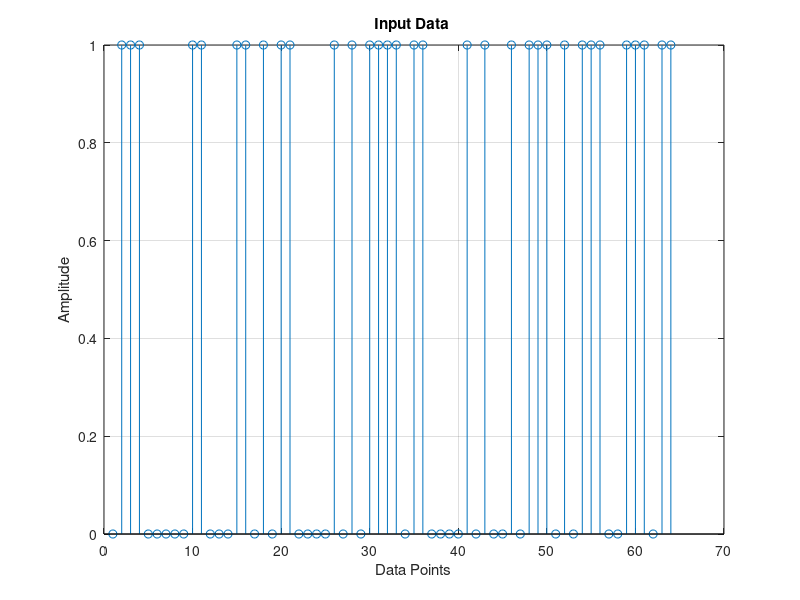
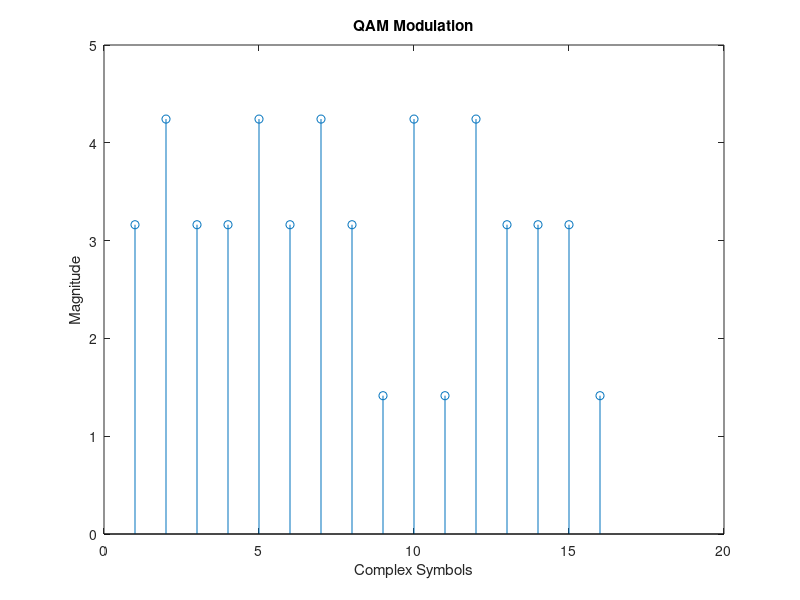
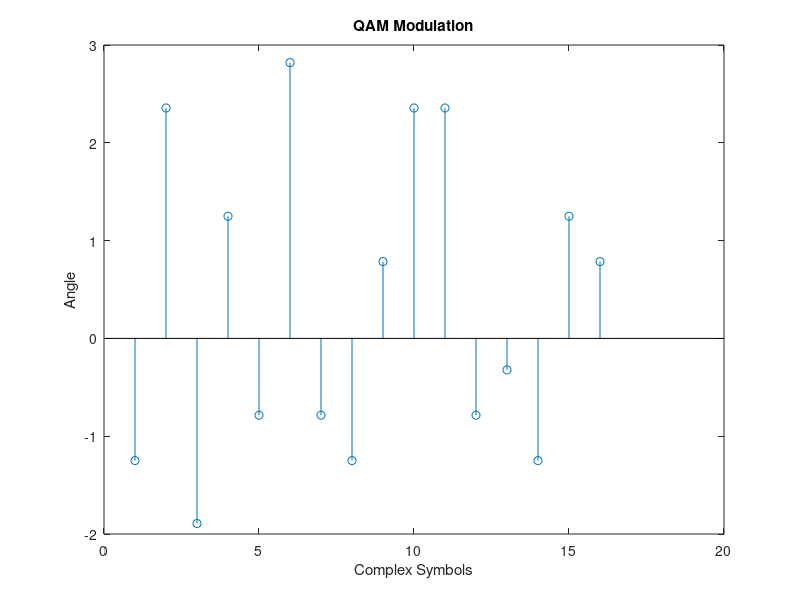
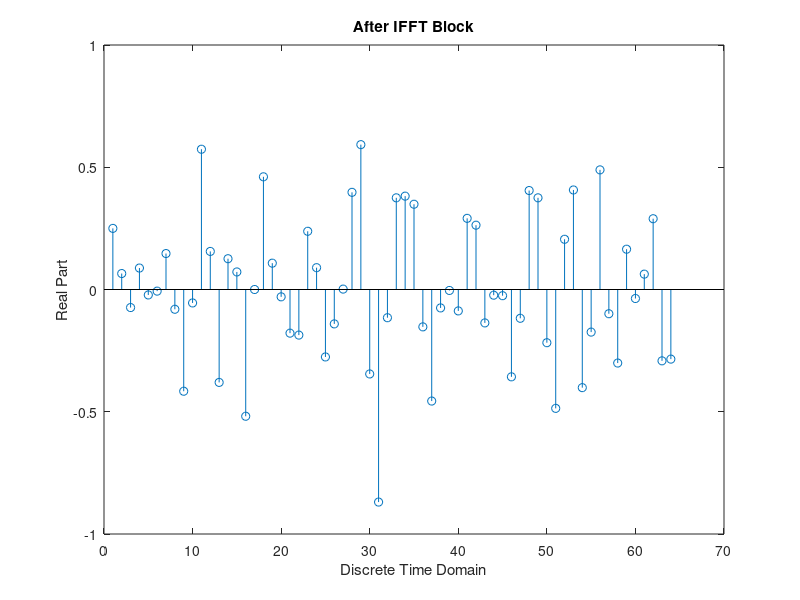

These charts were generated, in order, by the following MATLAB code:
%OFDM Simulation for Transmitter and reciever 
%*Author: Akshatha K V 1RV16EC018*
%% Transmitter

%Input bits generated randomly
n = 64;
disp('Length of Input Bit Stream ');
disp(n);
ip_bit_stream = randi([0 1], 1,n); %Generate n psuedorandom bits

figure(1);
stem(ip_bit_stream);
grid on; 
xlabel('Data Points');
ylabel('Amplitude');
title('Input Data ');


%regrouping into 4 bits in each symbol (16 QAM)
ip_stream = [];
i = 1;
while i < n
    temp = ip_bit_stream(i:i+3);
    x = bi2de(temp);
    ip_stream = [ip_stream x];
    i=i+4;
end

figure(10); % Create new figure window.
stem(ip_stream);
title('Random Symbols');
xlabel('Symbol Index');
ylabel('Integer Value');

disp('Modulating...');
tx = qammod(ip_stream,16);
disp('No. of QAM symbols generated: ');
disp(length(tx));


mag = abs(tx);
ang = angle(tx);

figure(2);
stem(mag);
xlabel('Complex Symbols');
ylabel('Magnitude');
title('QAM Modulation');

figure(3);
stem(ang);
xlabel('Complex Symbols');
ylabel('Angle');
title('QAM Modulation');

%I/P IFFT size and number of carriers
%IFFT_Size: n
%Number of Subcarriers: number of QAM Symbols
%Cyclic Prefix: n/4
ifft_size = 64;
carrier_count = 16;
guard_time = 64;

disp('IFFT Size: ');
disp(ifft_size);
disp('Number of Subcarriers: ');
disp(carrier_count);

%Determine spacing between carriers
spacing = 0;
while (carrier_count*spacing) <= (ifft_size/2 - 2)
 spacing = spacing + 1;
end
 spacing = spacing - 1;

%Space carriers out into IFFT bins
midFreq = ifft_size/4;
first_carrier = midFreq - round((carrier_count-1)*spacing/2);
last_carrier = midFreq + floor((carrier_count-1)*spacing/2);
carriers = [first_carrier:spacing:last_carrier] + 1;
conj_carriers = ifft_size - carriers + 2; %To maintain hermitian symmetry

%Pad zeros to make each OFDM frame have all carriers given (in matrix)
no_of_frames = ceil(length(tx)/carrier_count);
if length(tx)/carrier_count ~= no_of_frames
 padding = zeros(1, no_of_frames*carrier_count);
 padding(1:length(tx)) = tx;
 tx = padding;
end



%Serial to parallel
data_tx_matrix = reshape(tx, carrier_count, no_of_frames)';

%Put onto carriers
spectrum_tx = zeros(no_of_frames, ifft_size);
spectrum_tx(:,carriers) = data_tx_matrix;
spectrum_tx(:,conj_carriers) = conj(data_tx_matrix);

%IFFT
signal_tx = (ifft(spectrum_tx'))';

rows = size(signal_tx,1);
cols = size(signal_tx,2);

r = real(signal_tx);
i = imag(signal_tx);

figure(4);
stem(r);
xlabel('Discrete Time Domain');
ylabel('Real Part');
title('After IFFT Block');

figure(5);
stem(i);
xlabel('Discrete Time Domain');
ylabel('Imaginary Part');
title('After IFFT Block');

%Cyclic Prefix
end_symb = size(signal_tx, 2); 
signal_tx = [signal_tx(:,(end_symb-guard_time+1):end_symb) signal_tx];

r = real(signal_tx);
i = imag(signal_tx);

figure(6);
stem(r);
xlabel('Discrete Time Domain');
ylabel('Real Part');
title('After Cyclic Prefix Addition');

figure(7);
stem(i);
xlabel('Discrete Time Domain');
ylabel('Imaginary Part');
title('After Cyclic Prefix Addition');

%Parallel to serial
xp = signal_tx;
signal_tx = signal_tx'; 
signal_tx = reshape(signal_tx, 1, size(signal_tx,1)*size(signal_tx,2));



%% Add Noise

signal_c = awgn(signal_tx,15) ; %15 dB noise signal_tx;

%% Receiver
%Needs ifft_size, guard_time, length of bit stream, i.e n, carrier values 

signal_rx = signal_c;

%Serial to parallel
frame_size = ifft_size + guard_time;
len = length(signal_rx);
signal_rx = reshape(signal_rx, frame_size, len/frame_size);
signal_rx = signal_rx';

%Removing cyclic prefix
signal_rx = signal_rx(:, guard_time+1 :end);

%FFT
spectrum_rx = (fft(signal_rx'))';

%Extract data from carriers
data_rx_matrix = spectrum_rx(:,carriers);

%Convert to serial stream
rx = reshape(data_rx_matrix', 1 , size(data_rx_matrix,1) * size(data_rx_matrix,2));
rx = rx(:,1:n/4); 
%QAM Demodulation
op_stream = qamdemod(rx,16);

%Convert to bit stream
op_bit_stream = [];
for i=1:size(op_stream,2)
    x = de2bi(op_stream(i),4);
    op_bit_stream = [op_bit_stream x];
end

figure(8);
stem(op_bit_stream);
grid on; 
xlabel('Output Bits');
ylabel('Amplitude');
title('Output Data ');

nerrors = sum(ip_bit_stream ~= op_bit_stream);
disp('Nerrors =');
disp(nerrors);

figure(9);
subplot(2,1,1);
stem(ip_bit_stream);
xlabel('Data Points');
ylabel('Amplitude');
title('Transmitted Data ');
subplot(2,1,2);
stem(op_bit_stream);
xlabel('Data Points');
ylabel('Amplitude');
title('Recieved Data ');

